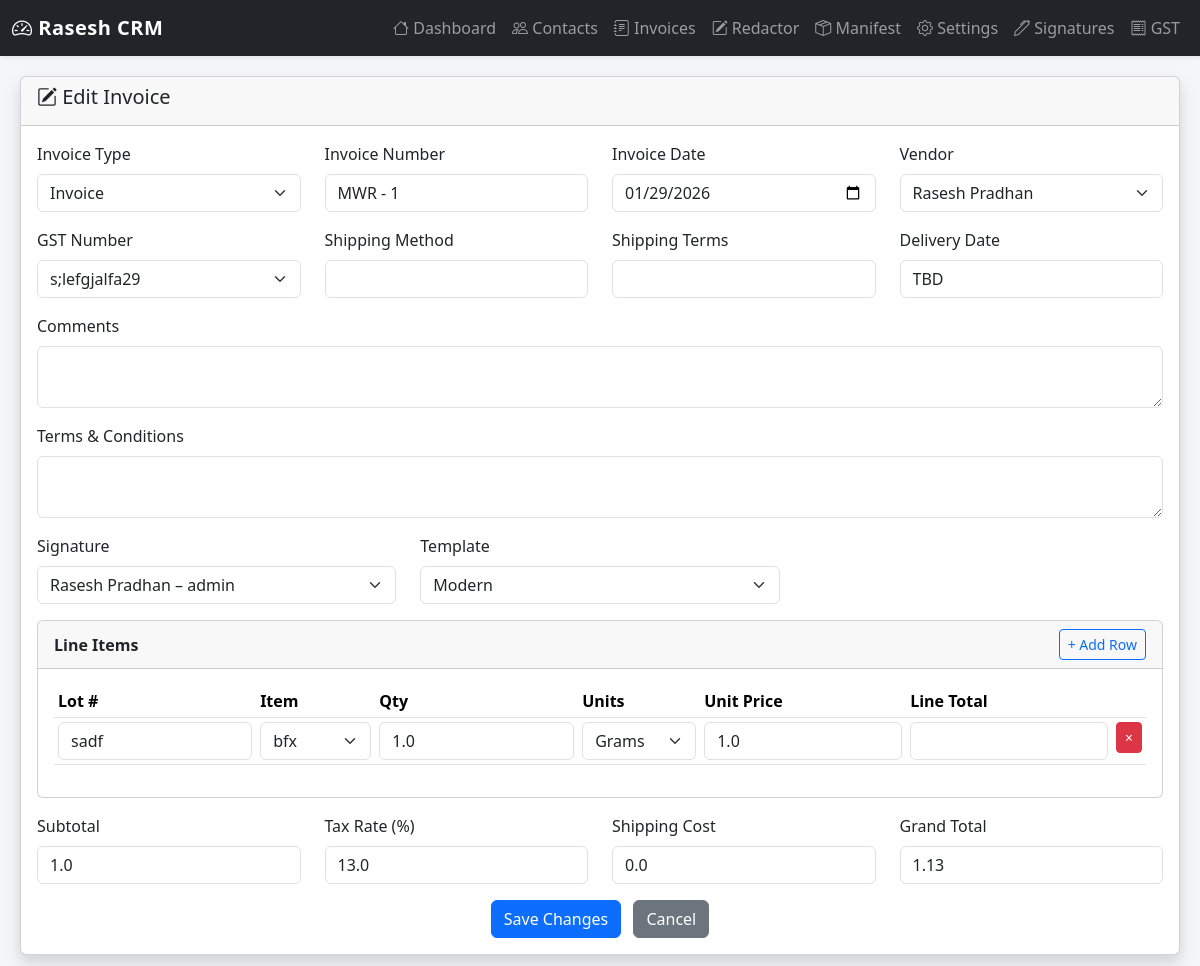
/invoice/edit/2, run on the app's committed database.
### tables this page shows
CREATE TABLE invoices (
                id INTEGER PRIMARY KEY AUTOINCREMENT,
                num TEXT,
                date TEXT,
                vendor_id INTEGER,
                invoice_type TEXT,
                comments TEXT,
                terms_conditions TEXT,
                sig_id INTEGER,
                ship_cost REAL,
                tax_rate REAL,
                tax REAL,
                subtotal REAL,
                total REAL,
                pdf TEXT, gst_number TEXT, ship_method TEXT, ship_terms TEXT, delivery_date TEXT, template TEXT, id_invoice TEXT, status_invoice TEXT, discount_invoice REAL, currency_invoice TEXT, exchange_rate_invoice REAL, deposit_invoice REAL, due_date_invoice TEXT, payment_terms_invoice TEXT, late_fee_invoice REAL, total_before_tax_invoice REAL, total_after_tax_invoice REAL, balance_due_invoice REAL, client_id_invoice INTEGER, contact_id_invoice INTEGER, recurring_interval_invoice TEXT, next_invoice_date_invoice TEXT,
                FOREIGN KEY(vendor_id) REFERENCES vendors(id)
            );

CREATE TABLE vendors (
                id INTEGER PRIMARY KEY AUTOINCREMENT,
                name TEXT,
                gst_number TEXT,
                address TEXT,
                phone TEXT,
                email TEXT
            );

CREATE TABLE gst (
                id INTEGER PRIMARY KEY AUTOINCREMENT,
                gst_number TEXT,
                description TEXT,
                is_default INTEGER DEFAULT 0
            );

CREATE TABLE signatures (
                id INTEGER PRIMARY KEY AUTOINCREMENT,
                name TEXT NOT NULL,
                position TEXT,
                filename TEXT NOT NULL,
                is_default INTEGER DEFAULT 0
            );

CREATE TABLE invoice_items (
                id INTEGER PRIMARY KEY AUTOINCREMENT,
                invoice_id INTEGER,
                lot_number TEXT,
                item TEXT,
                qty REAL,
                units TEXT,
                unit_price REAL,
                line_total REAL, invoice_item_id TEXT, line_total_invoice REAL, inventory_item_id_invoice INTEGER,
                FOREIGN KEY(invoice_id) REFERENCES invoices(id)
            );

CREATE TABLE items (
                id INTEGER PRIMARY KEY AUTOINCREMENT,
                name TEXT NOT NULL,
                default_units TEXT,
                default_price REAL
            , sku_invoice TEXT, stock_qty_invoice REAL, cost_price_invoice REAL, category_invoice TEXT, reorder_level_invoice REAL, tax_category_invoice TEXT, default_discount_invoice REAL, currency_invoice TEXT);

### app/invoice_routes.py (the view, shortened to what this page needs)
@invoice_routes_bp.route("/edit/<int:invoice_id>", methods=["GET", "POST"])
def invoice_edit(invoice_id):
    with get_conn() as conn:
        invoice = conn.execute(
            "SELECT * FROM invoices WHERE id=?",
            (invoice_id,)
        ).fetchone()
        if not invoice:
            flash("Invoice not found.", "danger")
            return redirect(url_for("invoice_routes.invoice_list"))
        items = conn.execute("""
            SELECT id, lot_number, item, qty, units, unit_price
            FROM invoice_items
            WHERE invoice_id=?
        """, (invoice_id,)).fetchall()
        vendors = conn.execute("SELECT id, name FROM vendors").fetchall()
        gst_numbers = conn.execute("SELECT gst_number FROM gst").fetchall()
        signatures = conn.execute("SELECT id, name, position FROM signatures").fetchall()
        items_master = conn.execute("SELECT name, default_units, default_price FROM items").fetchall()
    return render_template(
        "invoice/form_edit.html",
        invoice=invoice,
        invoice_items=items,
        vendors=vendors,
        gst_numbers=gst_numbers,
        signatures=signatures,
        items=items_master
    )

### app/invoice_routes.py (called while the page is built)
def get_conn():
    db_path = current_app.config["DATABASE"]
    conn = sqlite3.connect(db_path)
    conn.row_factory = sqlite3.Row
    return conn

### templates/invoice/form_edit.html (shortened to what this page needs)
{% extends 'base.html' %}
{% block content %}
<div class="card shadow">
  <div class="card-header">
    <h5><i class="bi bi-pencil-square"></i> Edit Invoice</h5>
  </div>
  <div class="card-body">
    <form method="POST">
      <div class="row mb-3">
        <div class="col-md-3">
          <label class="form-label">Invoice Type</label>
          <select name="invoice_type" class="form-select" required>
            <option value="Invoice" {% if invoice.invoice_type == 'Invoice' %}selected{% endif %}>Invoice</option>
          </select>
        </div>
        <div class="col-md-3">
          <label class="form-label">Invoice Number</label>
          <input type="text" name="invoice_number" class="form-control"
                 value="{{ invoice.num }}">
        </div>
        <div class="col-md-3">
          <label class="form-label">Invoice Date</label>
          <input type="date" name="invoice_date" class="form-control"
                 value="{{ invoice.date }}" required>
        </div>
        <div class="col-md-3">
          <label class="form-label">Vendor</label>
          <select name="vendor_id" class="form-select" required>
            {% for v in vendors %}
              <option value="{{ v.id }}"
                {% if v.id == invoice.vendor_id %}selected{% endif %}>
                {{ v.name }}
              </option>
            {% endfor %}
          </select>
        </div>
      </div>
      <div class="row mb-3">
        <div class="col-md-3">
          <label class="form-label">GST Number</label>
          <select name="gst_number" class="form-select">
            {% for g in gst_numbers %}
              <option value="{{ g.gst_number }}"
                {% if g.gst_number == invoice.gst_number %}selected{% endif %}>
                {{ g.gst_number }}
              </option>
            {% endfor %}
          </select>
        </div>
        <div class="col-md-3">
          <label class="form-label">Shipping Method</label>
          <input type="text" name="ship_method" class="form-control"
                 value="{{ invoice.ship_method or '' }}">
        </div>
        <div class="col-md-3">
          <label class="form-label">Shipping Terms</label>
          <input type="text" name="ship_terms" class="form-control"
                 value="{{ invoice.ship_terms or '' }}">
        </div>
        <div class="col-md-3">
          <label class="form-label">Delivery Date</label>
          <input type="text" id="delivery_date" name="delivery_date"
                 class="form-control"
                 value="{{ invoice.delivery_date or 'TBD' }}">
        </div>
      </div>
      <div class="mb-3">
        <label class="form-label">Comments</label>
        <textarea name="comments" class="form-control" rows="2">{{ invoice.comments }}</textarea>
      </div>
      <div class="mb-3">
        <label class="form-label">Terms & Conditions</label>
        <textarea name="terms_conditions" class="form-control" rows="2">{{ invoice.terms_conditions }}</textarea>
      </div>
      <div class="row mb-3">
        <div class="col-md-4">
          <label class="form-label">Signature</label>
          <select name="sig_id" class="form-select">
            {% for s in signatures %}
              <option value="{{ s.id }}"
                {% if s.id == invoice.sig_id %}selected{% endif %}>
                {{ s.name }}{% if s.position %} – {{ s.position }}{% endif %}
              </option>
            {% endfor %}
          </select>
        </div>
        <div class="col-md-4">
          <label class="form-label">Template</label>
          <select name="template" class="form-select">
            <option value="modern" {% if invoice.template == 'modern' %}selected{% endif %}>Modern</option>
          </select>
        </div>
      </div>
      <div class="card mb-3">
        <div class="card-header d-flex justify-content-between align-items-center">
          <b>Line Items</b>
          <button type="button" class="btn btn-sm btn-outline-primary" id="addRowBtn">+ Add Row</button>
        </div>
        <div class="card-body" style="max-height: 400px; overflow-y: auto;">
          <table class="table table-sm" id="itemsTable">
            <thead>
              <tr>
                <th>Lot #</th>
                <th>Item</th>
                <th>Qty</th>
                <th>Units</th>
                <th>Unit Price</th>
                <th>Line Total</th>
                <th></th>
              </tr>
            </thead>
            <tbody>
              {% for it in invoice_items %}
              <tr>
                <td><input type="text" name="lot_number[]" class="form-control" value="{{ it.lot_number }}"></td>
                <td>
                  <select name="item[]" class="form-select item-select">
                    {% for m in items %}
                      <option value="{{ m.name }}"
                        {% if m.name == it.item %}selected{% endif %}
                        data-units="{{ m.default_units }}"
                        data-price="{{ m.default_price }}">
                        {{ m.name }}
                      </option>
                    {% endfor %}
                  </select>
                </td>
                <td><input type="number" name="qty[]" class="form-control qty" step="0.01" value="{{ it.qty }}"></td>
                <td>
                  <select name="units[]" class="form-select units-select">
                    <option value="Grams" {% if it.units == 'Grams' %}selected{% endif %}>Grams</option>
                  </select>
                </td>
                <td><input type="number" name="unit_price[]" class="form-control price" step="0.01" value="{{ it.unit_price }}"></td>
                <td><input type="text" class="form-control line-total" readonly></td>
                <td><button type="button" class="btn btn-sm btn-danger removeItem">×</button></td>
              </tr>
              {% endfor %}
            </tbody>
          </table>
        </div>
      </div>
      <div class="row mb-3">
        <div class="col-md-3">
          <label class="form-label">Subtotal</label>
          <input type="text" id="subtotal" name="subtotal" class="form-control" value="{{ invoice.subtotal }}" readonly>
        </div>
        <div class="col-md-3">
          <label class="form-label">Tax Rate (%)</label>
          <input type="number" name="tax_rate" id="tax_rate" class="form-control" value="{{ invoice.tax_rate }}" step="0.01">
        </div>
        <div class="col-md-3">
          <label class="form-label">Shipping Cost</label>
          <input type="number" name="ship_cost" id="ship_cost" class="form-control" value="{{ invoice.ship_cost }}" step="0.01">
        </div>
        <div class="col-md-3">
          <label class="form-label">Grand Total</label>
          <input type="text" id="grand_total" name="total" class="form-control" value="{{ invoice.total }}" readonly>
        </div>
      </div>
      <div class="text-center">
        <button type="submit" class="btn btn-primary me-2">Save Changes</button>
        <a href="{{ url_for('invoice_routes.invoice_list') }}" class="btn btn-secondary">Cancel</a>
      </div>
    </form>
  </div>
</div>
{% endblock %}

### templates/base.html (style rules this page uses)
body { background-color: #f5f6fa; }

### data on the page
invoices: invoice_type "Invoice", invoice_number "MWR - 1", invoice_date "01/29/2026", vendor_id "Rasesh Pradhan", gst_number "s;lefgjalfa29", sig_id "Rasesh Pradhan – admin", template "Modern", subtotal "1.0", tax_rate "13.0", ship_cost "0.0", total "1.13"
invoice_items: lot_number "sadf", item.name "bfx", qty "1.0", units "Grams", unit_price "1.0"
